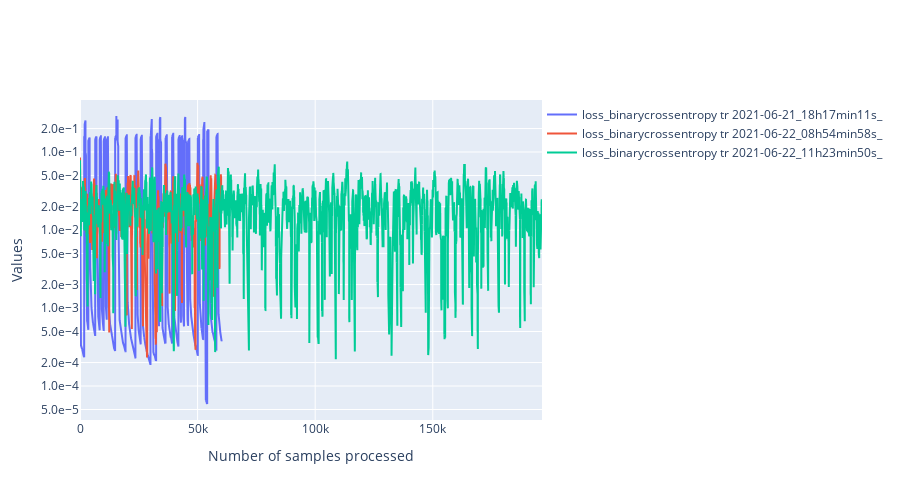

Notebook code cell kept with this figure:
### Code cell
import ipywidgets as widgets
class PersoToggleButton(widgets.ToggleButton):
    def __init__(self,name=None,*args,**kargs):
        super(PersoToggleButton, self).__init__(*args,**kargs)
        self.name = name

compute_width = lambda value:f"{max(len(str(value)) * 12, 60) + 20}px"
list_vertical_widgets = []
dico_changing_widgets_metadata = {}
list_changing_widgets_metrics = []
list_changing_widgets_tr_valid = []
# Widgets for the metadata ------------------------------------------------------------------
label_metadata_filter = "Metadata"
llocalvertwidgets = []
dico_changing_widgets_reorganized = {"metadata":{},"metrics":{},"mode":{}}
for metadata_name in df.columns:

    if metadata_name == "folder_id":
        continue
    possible_values = df[metadata_name].unique()
    label = widgets.Label(metadata_name)
    dico_changing_widgets_reorganized["metadata"][metadata_name] = {str(value):PersoToggleButton(
        value=True,
        description=str(value),
        disabled=False,
        button_style='', # 'success', 'info', 'warning', 'danger' or ''
        tooltip='',
        icon='check',
        layout = widgets.Layout(width = compute_width(value), margin='0px 0px 0px 0px'),
        name="metadata|"+metadata_name
    ) for value in possible_values}

    possibilities = list(dico_changing_widgets_reorganized["metadata"][metadata_name].values())
    dico_changing_widgets_metadata[metadata_name] = possibilities
    box = widgets.HBox(layout=widgets.Layout(width='100%',display='inline-flex',flex_flow='row wrap'),width='100%')
    box.overflow_x = 'auto'
    box.children = [label]+possibilities
    llocalvertwidgets.append(box)

box = widgets.VBox(width='100%')
box.children = llocalvertwidgets
list_vertical_widgets.append(box)
# Widgets to select metrics ---------------------------------------------------------------
label_metrics_filter = "Metrics"
dico_changing_widgets_reorganized["metrics"] = {str(metric_name):PersoToggleButton(
        value=True,
        description=metric_name,
        disabled=False,
        button_style='', # 'success', 'info', 'warning', 'danger' or ''
        tooltip='',
        icon='check',
        layout = widgets.Layout(width = compute_width(metric_name), margin='0px 0px 0px 0px'),
        name="metrics"
    )
    for metric_name in available_metrics}
possibilities = list(dico_changing_widgets_reorganized["metrics"].values())
list_changing_widgets_metrics = possibilities
box = widgets.HBox(layout=widgets.Layout(width='100%',display='inline-flex',flex_flow='row wrap'),width='100%')
box.overflow_x = 'auto'
box.children = possibilities
list_vertical_widgets.append(box)

# widgets to select tr or valid ----------------------------------------------------------
label_tr_valid_filter = "Mode_of_training"
possibilities = [PersoToggleButton(
        value=True,
        description=mode,
        disabled=False,
        button_style='', # 'success', 'info', 'warning', 'danger' or ''
        tooltip='',
        icon='check',
        layout = widgets.Layout(width = compute_width(mode), margin='0px 0px 0px 0px'),
        name="mode"
    )
    for mode in ["tr","valid"]]
list_changing_widgets_tr_valid = possibilities
box = widgets.HBox(layout=widgets.Layout(width='100%',display='inline-flex',flex_flow='row wrap'),width='100%')
box.overflow_x = 'auto'
box.children = possibilities
list_vertical_widgets.append(box)

titles = ["Metadata", "Metrics","Mode_of_training"]
l = []
for item,title in zip(list_vertical_widgets,titles):
    accordion = widgets.Accordion(children=[item],titles=(title,))
    accordion.set_title(0,title)
    accordion.selected_index = 0
    l.append(accordion)
# widget for moving average
moving_average = widgets.IntText(
    value=100,
    description='mean_window',
    disabled=False
)
# widget to toggle log scale for the y axis
y_log_scale = widgets.ToggleButton(
        value=True,
        description="logy",
        disabled=False,
        button_style='', # 'success', 'info', 'warning', 'danger' or ''
        tooltip='',
        icon='check',
        layout = widgets.Layout(width = compute_width("logy"), margin='0px 0px 0px 0px')
    )

global_box = widgets.VBox(l+[moving_average,y_log_scale])

# Handlers --------------------------------------------------------------------------------------
from IPython.display import display,clear_output
import plotly.graph_objects as go
import main.src.analysis.tools as tls
def filter_metadata():
    global states
    global query
    # Extract informations from widgets to build a query for the dataframe
    list_sub_requests_1 = []
    for metadata_name,dico_metadata in states["metadata"].items():
        list_sub_requests_2 = []
        for name,state in dico_metadata.items():
            if state is True:
                type_data = type(df[metadata_name][0])
                if type_data is str:
                    name = f"\"{name}\""
                list_sub_requests_2.append(f"({metadata_name} == {name})")
        if len(list_sub_requests_2) > 0:
            poss = r" or ".join(list_sub_requests_2)
            list_sub_requests_1.append(f"({poss})")
    filtered_dataframe = df
    if len(list_sub_requests_1) > 0:
        query = r" or ".join(list_sub_requests_1)
        # Apply the query to the dataframe
        filtered_dataframe = df.query(query)
    list_runs = filtered_dataframe["folder_id"].unique()
    return list_runs,filtered_dataframe
def filter_metrics(runs):
    global states
    new_dico = {}
    for f,dico in dico_metrics.items():
        if f not in runs:
            continue
        new_dico[f] = {}
        for metric_name,list_values in dico.items():
            if states["metrics"][metric_name] is True:
                new_dico[f][metric_name] = list_values
    return new_dico
def actualize_available_possibilities(dico_vals,filtered_dataframe):
    global states, dico_changing_widgets_metadata
    for column in filtered_dataframe.columns[1:]:
        values_available = filtered_dataframe[column].unique()
        for value in df[column].unique():
            w = dico_changing_widgets_reorganized["metadata"][column][str(value)]
            if value not in values_available:
                w.disabled = True
            else:
                w.disabled = False
def plot(dico_vals,filtered_dataframe):
    global states
    import numpy as np
    list_scatters = []
    import matplotlib.pyplot as plt
    for run,dico_metrics in dico_vals.items():
        line_dataframe = filtered_dataframe[filtered_dataframe["folder_id"] == run]
        batch_size_tr = line_dataframe["tr_batch_size"].values[0]
        batch_size_valid = line_dataframe["valid_batch_size"].values[0]
        for metric_name,metric_values in dico_metrics.items():
            if metric_name == "loss":
                metric_name = "loss_"+filtered_dataframe[filtered_dataframe["folder_id"] == run]["loss"].values[0]
                access_name = "_loss"
            else:
                access_name = "_values"
            global states
            for mode,state in states["mode"].items():
                if state is False:
                    continue
                batch_size = batch_size_tr if mode == "tr" else batch_size_valid
                if "loss" in metric_name:
                    access_name1 = "attr_"+mode+access_name
                else:
                    access_name1 = mode + access_name
                v = metric_values[access_name1]
                window = int(moving_average.value/batch_size)
                new_values = []
                for i in range(len(v)-window):
                    new_values.append(np.mean(v[i:min(i+window,len(v))]))
                v = np.array(new_values)
                x = np.arange(0,v.shape[0]) * batch_size
                x = pd.Series(x)
                v = pd.Series(v)
                graph = go.Scatter(x=x,y=v,mode='lines',name=f"{metric_name} {mode} {run}",
                                   hovertemplate='Sample n°: %{x}'+f'<br>{metric_name} {mode}<br>{run}:'+' %{y}')
                list_scatters.append(graph)
    plt.clf()
    fig = go.Figure(
        data=list_scatters,
        layout=go.Layout(
            title=go.layout.Title(text=""),
            xaxis_title="Number of samples processed",
            yaxis_title="Values",
            legend=dict(
                orientation="h",
                y=1,
                x=1
            ),
            yaxis={'tickformat':'.1e',},
            width=900,
            height = 500
        ),
    )
    if states["others"]["logy"] is True:
        fig.update_yaxes(type="log")
    clear_output()
    display(global_box)
    fig.show()
states = {"others":{"mean_window":moving_average.value,"logy":False},
          "mode":{"tr":False,"valid":False},
          "metrics":{k:False for k in available_metrics},
          "metadata":{k:{
              str(k1):False for k1 in df[k].unique()
          } for k in df.columns}
          }
def handler(v):
    global query
    if v["name"] == "disabled":
        return
    global states
    try:
        name = "others"
        try:
            name = v["owner"].name
        except:
            pass
        name = name.split("|")
        try:
            new_val = not(v["new"]["value"])
        except:
            new_val = not(v["new"])
    except Exception as e:
        return
    if len(name) == 2:
        states[name[0]][name[1]][v["owner"].description] = not(states[name[0]][name[1]][v["owner"].description])
    else:
        states[name[0]][v["owner"].description] = not(states[name[0]][v["owner"].description])
    runs,filtered_dataframe = filter_metadata()
    dico_vals = filter_metrics(runs)
    actualize_available_possibilities(dico_vals,filtered_dataframe)
    plot(dico_vals,filtered_dataframe)
    try:
        print(dico_vals['2021-06-20_17h39min55s_']["mae"])
    except:
        pass
    print(metric_name)

for name,liste_w in dico_changing_widgets_metadata.items():
    for w in liste_w:
        w.observe(handler)
for w in list_changing_widgets_metrics:
    w.observe(handler)
list_changing_widgets_metrics[-1].value = True
for w in list_changing_widgets_tr_valid:
    w.observe(handler)
for w in [moving_average,y_log_scale]:
    w.observe(handler)
global_box

### Figure 1 — Plotly figure (JSON) as saved in the notebook; plotly's stock layout.template omitted (floating-point values rounded to 4 significant figures; data arrays with more than 128 entries replaced by an {"elided": "..."} marker saying what was removed)
{"data": [{"hovertemplate": "Sample n°: %{x}<br>loss_binarycrossentropy tr<br>2021-06-21_18h17min11s_: %{y}", "mode": "lines", "name": "loss_binarycrossentropy tr 2021-06-21_18h17min11s_", "type": "scatter", "x": {"elided": "6025 int values"}, "y": {"elided": "6025 float values"}}, {"hovertemplate": "Sample n°: %{x}<br>loss_binarycrossentropy tr<br>2021-06-22_08h54min58s_: %{y}", "mode": "lines", "name": "loss_binarycrossentropy tr 2021-06-22_08h54min58s_", "type": "scatter", "x": {"elided": "6025 int values"}, "y": {"elided": "6025 float values"}}, {"hovertemplate": "Sample n°: %{x}<br>loss_binarycrossentropy tr<br>2021-06-22_11h23min50s_: %{y}", "mode": "lines", "name": "loss_binarycrossentropy tr 2021-06-22_11h23min50s_", "type": "scatter", "x": {"elided": "19645 int values"}, "y": {"elided": "19645 float values"}}], "layout": {"height": 500, "legend": {"orientation": "h", "x": 1, "y": 1}, "title": {"text": ""}, "width": 900, "xaxis": {"title": {"text": "Number of samples processed"}}, "yaxis": {"tickformat": ".1e", "title": {"text": "Values"}, "type": "log"}}}
